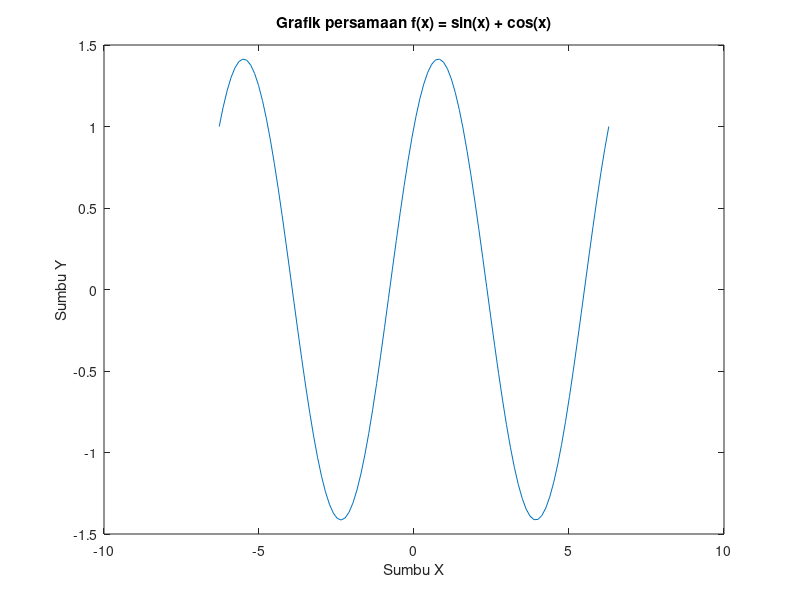

Write the MATLAB code that produced this figure.
x = linspace(-2*pi, 2*pi);
y = sin(x) + cos(x);
plot(x,y);
xlabel('Sumbu X');
ylabel('Sumbu Y');
title('Grafik persamaan f(x) = sin(x) + cos(x)');
